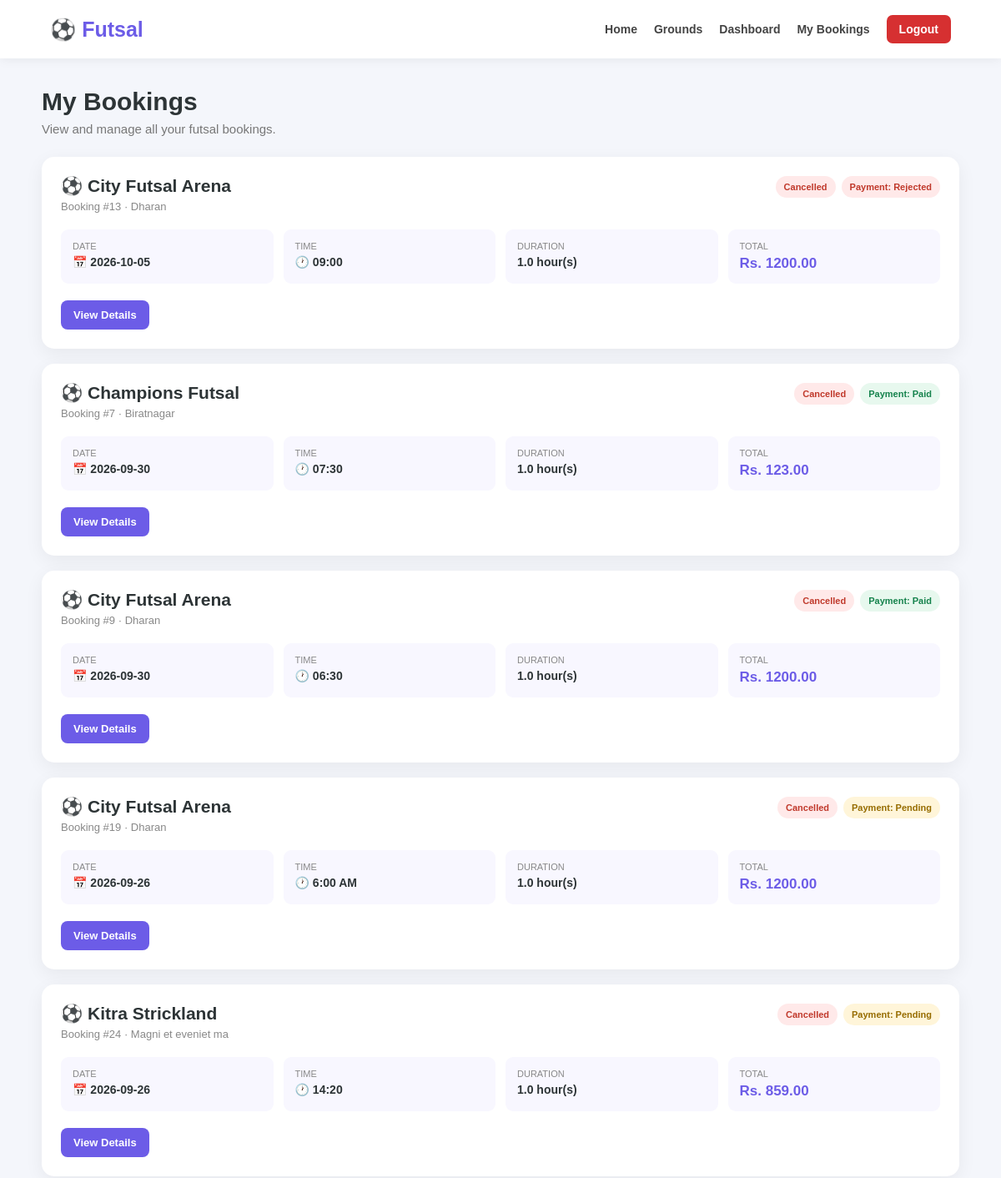
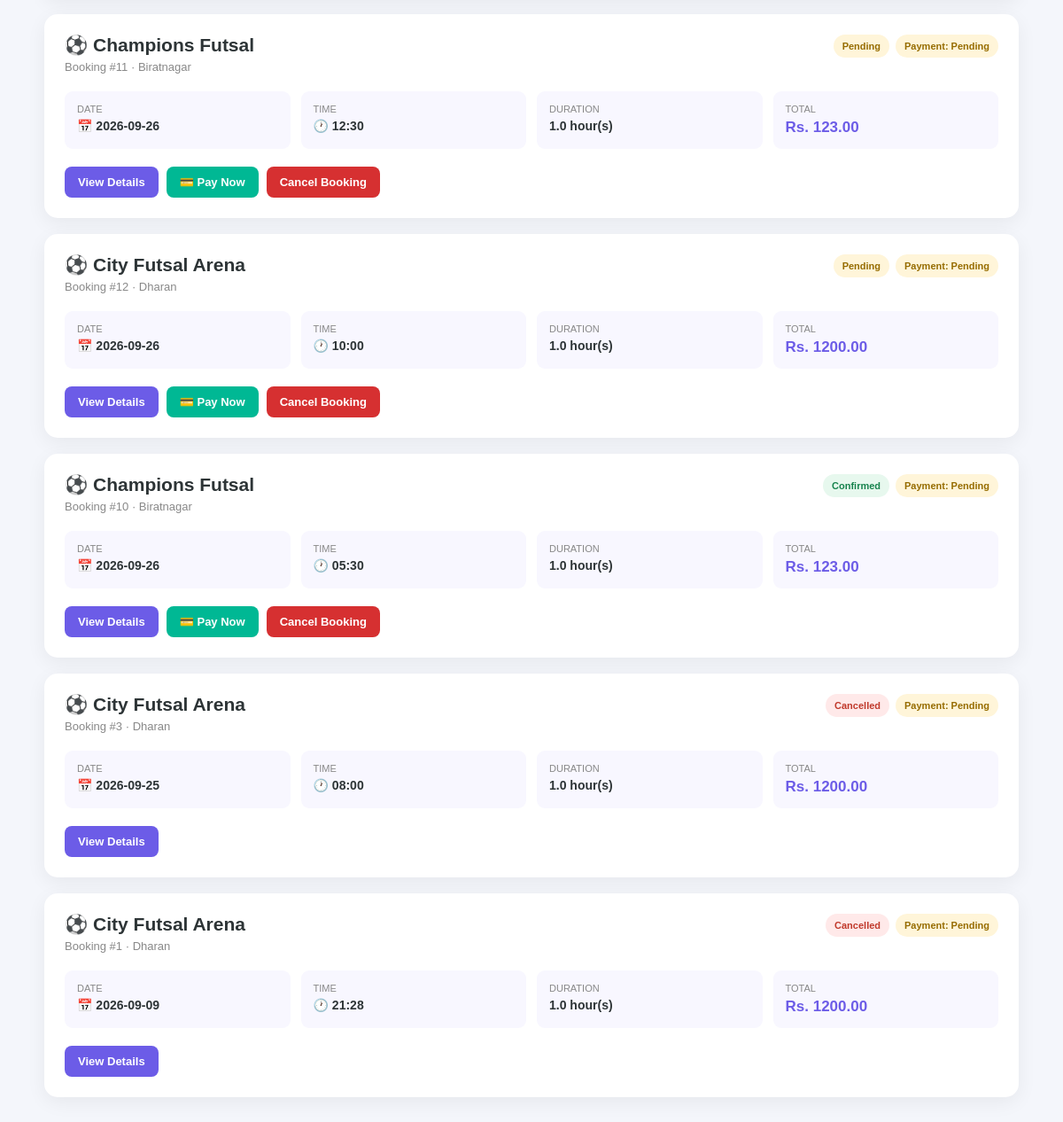
/my-bookings (signed in), run on the app's committed database (2 pictures, top to bottom).
### tables this page shows
CREATE TABLE bookings (
            id INTEGER PRIMARY KEY AUTOINCREMENT,
            user_id INTEGER NOT NULL,
            ground_id INTEGER NOT NULL,
            booking_date TEXT NOT NULL,
            booking_time TEXT NOT NULL,
            created_at TIMESTAMP DEFAULT CURRENT_TIMESTAMP, status TEXT
            DEFAULT 'confirmed', duration REAL
            DEFAULT 1, payment_status TEXT

            DEFAULT 'pending', payment_method TEXT

            DEFAULT 'cash', payment_reference TEXT, paid_at TIMESTAMP, transaction_uuid
            TEXT, esewa_transaction_code
            TEXT, esewa_product_code
            TEXT, esewa_amount
            REAL, esewa_verified_at
            TIMESTAMP,

            FOREIGN KEY (user_id) REFERENCES users(id),
            FOREIGN KEY (ground_id) REFERENCES grounds(id),

            UNIQUE(ground_id, booking_date, booking_time)
        );

CREATE TABLE grounds (
            id INTEGER PRIMARY KEY AUTOINCREMENT,
            name TEXT NOT NULL,
            location TEXT NOT NULL,
            price INTEGER NOT NULL,
            contact TEXT,
            opening_time TEXT,
            closing_time TEXT,
            description TEXT,
            image TEXT
        );

### app.py (the view)
@app.route("/my-bookings")
@login_required
def my_bookings():
    conn = get_db()
    bookings = conn.execute(
        """
        SELECT bookings.*,
               grounds.name AS ground_name,
               grounds.location AS ground_location,
               grounds.price AS ground_price,
               grounds.price AS price,
               grounds.image AS ground_image
        FROM bookings
        JOIN grounds ON bookings.ground_id = grounds.id
        WHERE bookings.user_id = ?
        ORDER BY bookings.booking_date DESC, bookings.booking_time DESC, bookings.created_at DESC
        """,
        (session["user_id"],)
    ).fetchall()
    conn.close()
    return render_template("my_bookings.html", bookings=bookings)

### app.py (called while the page is built, shortened)
def login_required(view_function):
    @wraps(view_function)
    def wrapper(*args, **kwargs):
        return view_function(
            *args,
            **kwargs
        )
    return wrapper

def get_db():
    conn = sqlite3.connect(
        DATABASE
    )
    conn.row_factory = sqlite3.Row
    conn.execute(
        "PRAGMA foreign_keys = ON"
    )
    return conn

### templates/my_bookings.html (shortened to what this page needs)
<!DOCTYPE html>
<html lang="en">
<head>
</head>
<body>
    <nav class="navbar">
        <a
            href="{{ url_for('index') }}"
            class="logo"
        >
            ⚽ Futsal
        </a>
        <div class="nav-links">
            <a href="{{ url_for('index') }}">
                Home
            </a>
            <a href="{{ url_for('grounds') }}">
                Grounds
            </a>
            <a href="{{ url_for('dashboard') }}">
                Dashboard
            </a>
            <a href="{{ url_for('my_bookings') }}">
                My Bookings
            </a>
            <a
                href="{{ url_for('logout') }}"
                class="logout"
            >
                Logout
            </a>
        </div>
    </nav>
    <main class="container">
        <div class="page-header">
            <h1>
                My Bookings
            </h1>
            <p>
                View and manage all your futsal bookings.
            </p>
        </div>
        {% if bookings %}
            <div class="booking-list">
                {% for booking in bookings %}
                    <div class="booking-card">
                        <div class="booking-top">
                            <div>
                                <div class="ground-name">
                                    ⚽
                                    {{ booking['ground_name'] }}
                                </div>
                                <div class="booking-id">
                                    Booking #{{ booking['id'] }}
                                    {% if booking['ground_location'] %}
                                        ·
                                        {{ booking['ground_location'] }}
                                    {% endif %}
                                </div>
                            </div>
                            <div class="badges">
                                <span
                                    class="badge
                                    {{ booking['status'] }}"
                                >
                                    {{ booking['status'] }}
                                </span>
                                <span
                                    class="badge
                                    {{ booking['payment_status'] }}"
                                >
                                    Payment:
                                    {{ booking['payment_status'] }}
                                </span>
                            </div>
                        </div>
                        <div class="booking-info">
                            <div class="info">
                                <div class="info-label">
                                    DATE
                                </div>
                                <div class="info-value">
                                    📅
                                    {{ booking['booking_date'] }}
                                </div>
                            </div>
                            <div class="info">
                                <div class="info-label">
                                    TIME
                                </div>
                                <div class="info-value">
                                    🕐
                                    {{ booking['booking_time'] }}
                                </div>
                            </div>
                            <div class="info">
                                <div class="info-label">
                                    DURATION
                                </div>
                                <div class="info-value">
                                    {{ booking['duration'] }}
                                    hour(s)
                                </div>
                            </div>
                            <div class="info">
                                <div class="info-label">
                                    TOTAL
                                </div>
                                <div
                                    class="info-value amount"
                                >
                                    Rs.
                                    {{
                                        "%.2f"|format(
                                            (
                                                booking['price']|float
                                            )
                                            *
                                            (
                                                booking['duration']|float
                                            )
                                        )
                                    }}
                                </div>
                            </div>
                        </div>
                        <div class="actions">
                            <a
                                href="{{ url_for(
                                    'booking_details',
                                    booking_id=booking['id']
                                ) }}"
                                class="btn btn-primary"
                            >
                                View Details
                            </a>
                            {% if
                                booking['payment_status']
                                not in ['paid']
                                and
                                booking['status']
                                != 'cancelled'
                            %}
                                <a
                                    href="{{ url_for(
                                        'payment',
                                        booking_id=booking['id']
                                    ) }}"
                                    class="btn btn-success"
                                >
                                    💳 Pay Now
                                </a>
                            {% endif %}
                            {% if
                                booking['status']
                                != 'cancelled'
                            %}
                                <form
                                    method="POST"
                                    action="{{ url_for(
                                        'cancel_booking',
                                        booking_id=booking['id']
                                    ) }}"
                                    style="display:inline;"
                                    onsubmit="return confirm(
                                        'Are you sure you want to cancel this booking?'
                                    );"
                                >
                                    <button
                                        type="submit"
                                        class="btn btn-danger"
                                    >
                                        Cancel Booking
                                    </button>
                                </form>
                            {% endif %}
                        </div>
                    </div>
                {% endfor %}
            </div>
        {% endif %}
    </main>
</body>
</html>

### templates/my_bookings.html (style rules this page uses)
* { margin: 0; padding: 0; box-sizing: border-box; }
body { font-family: Arial, Helvetica, sans-serif; background: #f4f6fb; color: #2d3436; }
.navbar { background: white; padding: 18px 5%; display: flex; justify-content: space-between; align-items: center; box-shadow: 0 2px 12px rgba(0,0,0,.06); }
.logo { text-decoration: none; color: #6c5ce7; font-size: 25px; font-weight: 800; }
.nav-links { display: flex; align-items: center; gap: 20px; flex-wrap: wrap; }
.nav-links a { text-decoration: none; color: #444; font-size: 14px; font-weight: 600; }
.logout { background: #d63031; color: white !important; padding: 9px 15px; border-radius: 7px; }
.container { width: 92%; max-width: 1100px; margin: 35px auto 60px; }
.page-header { margin-bottom: 25px; }
.page-header h1 { font-size: 30px; margin-bottom: 7px; }
.page-header p { color: #777; font-size: 15px; }
.booking-list { display: grid; gap: 18px; }
.booking-card { background: white; border-radius: 15px; padding: 23px; box-shadow: 0 6px 22px rgba(0,0,0,.06); }
.booking-top { display: flex; justify-content: space-between; align-items: flex-start; gap: 15px; margin-bottom: 20px; }
.ground-name { font-size: 21px; font-weight: 800; color: #2d3436; }
.booking-id { color: #888; font-size: 13px; margin-top: 5px; }
.badges { display: flex; gap: 7px; flex-wrap: wrap; }
.badge { display: inline-block; padding: 7px 10px; border-radius: 20px; font-size: 11px; font-weight: 700; text-transform: capitalize; }
.badge.confirmed, .badge.paid { background: #e7f8ee; color: #16834d; }
.badge.pending, .badge.submitted { background: #fff5d9; color: #966c00; }
.badge.cancelled, .badge.rejected { background: #ffe9e9; color: #c0392b; }
.booking-info { display: grid; grid-template-columns: repeat(4, 1fr); gap: 12px; }
.info { background: #f8f7ff; padding: 14px; border-radius: 9px; }
.info-label { color: #888; font-size: 11px; margin-bottom: 5px; }
.info-value { font-weight: 700; font-size: 14px; }
.amount { color: #6c5ce7; font-size: 17px; }
.actions { display: flex; gap: 9px; flex-wrap: wrap; margin-top: 20px; }
.btn { border: none; text-decoration: none; padding: 10px 15px; border-radius: 8px; font-size: 13px; font-weight: 700; cursor: pointer; display: inline-block; }
.btn-primary { background: #6c5ce7; color: white; }
.btn-success { background: #00b894; color: white; }
.btn-danger { background: #d63031; color: white; }

### data on the page
bookings: ground_name "City Futsal Arena", id "13", ground_location "Dharan", status "Cancelled", payment_status "Rejected", booking_date "2026-10-05", booking_time "09:00", duration "1.0"
grounds: price.duration "1200.00"
bookings: ground_name "Champions Futsal", id "7", ground_location "Biratnagar", status "Cancelled", payment_status "Paid", booking_date "2026-09-30", booking_time "07:30", duration "1.0"
grounds: price.duration "123.00"
bookings: ground_name "City Futsal Arena", id "9", ground_location "Dharan", status "Cancelled", payment_status "Paid", booking_date "2026-09-30", booking_time "06:30", duration "1.0"
bookings: ground_name "City Futsal Arena", id "19", ground_location "Dharan", status "Cancelled", payment_status "Pending", booking_date "2026-09-26", booking_time "6:00 AM", duration "1.0"
bookings: ground_name "Kitra Strickland", id "24", ground_location "Magni et eveniet ma", status "Cancelled", payment_status "Pending", booking_date "2026-09-26", booking_time "14:20", duration "1.0"
grounds: price.duration "859.00"
bookings: ground_name "Champions Futsal", id "11", ground_location "Biratnagar", status "Pending", payment_status "Pending", booking_date "2026-09-26", booking_time "12:30", duration "1.0"
bookings: ground_name "City Futsal Arena", id "12", ground_location "Dharan", status "Pending", payment_status "Pending", booking_date "2026-09-26", booking_time "10:00", duration "1.0"
bookings: ground_name "Champions Futsal", id "10", ground_location "Biratnagar", status "Confirmed", payment_status "Pending", booking_date "2026-09-26", booking_time "05:30", duration "1.0"
bookings: ground_name "City Futsal Arena", id "3", ground_location "Dharan", status "Cancelled", payment_status "Pending", booking_date "2026-09-25", booking_time "08:00", duration "1.0"
bookings: ground_name "City Futsal Arena", id "1", ground_location "Dharan", status "Cancelled", payment_status "Pending", booking_date "2026-09-09", booking_time "21:28", duration "1.0"
